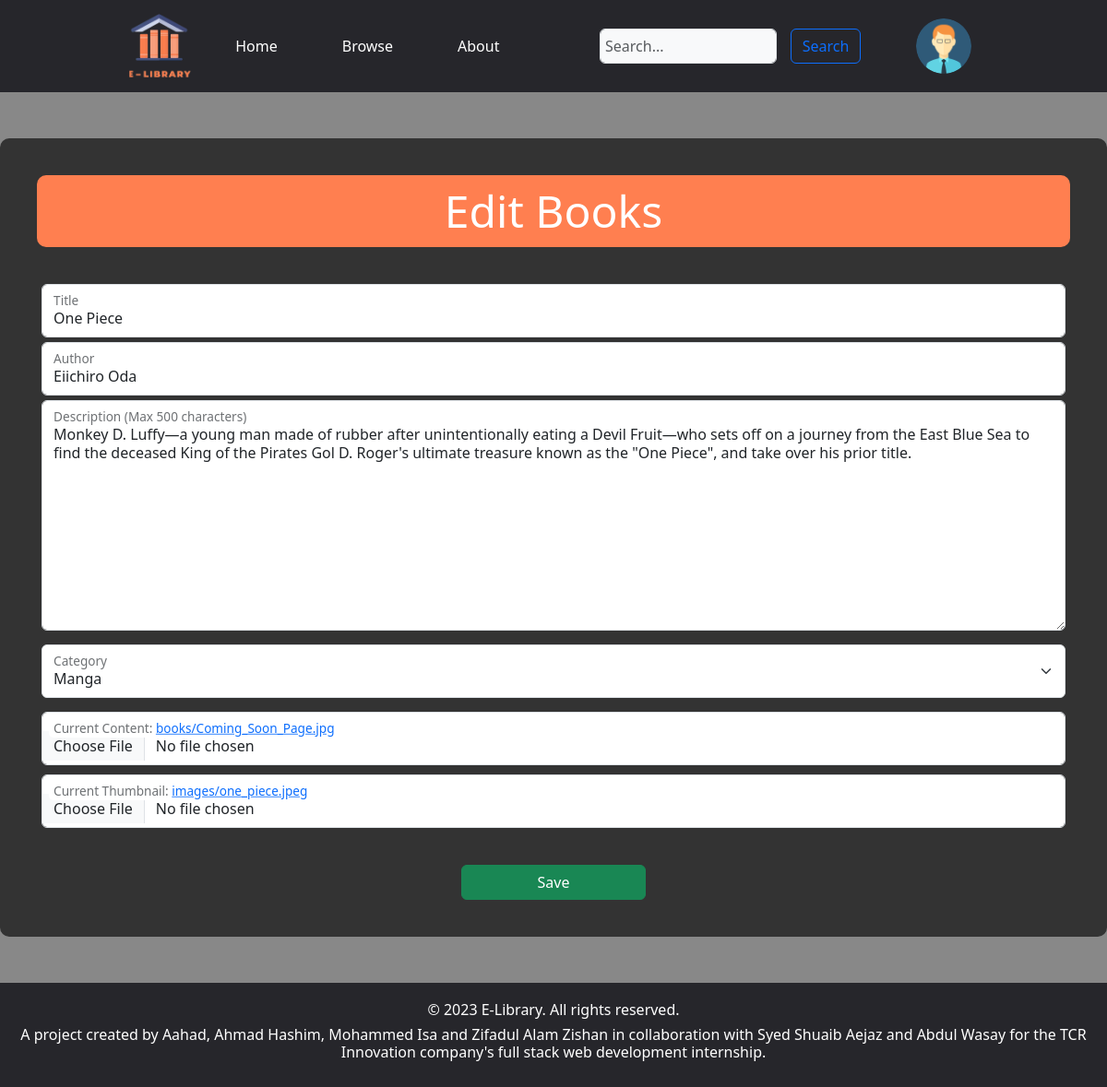
Page /edit_book/1 (signed in) on the committed database.
### account/models.py (models this page shows, shortened)
class UserProfile(models.Model):
    user = models.OneToOneField(User, on_delete = models.CASCADE)
    profile_picture = models.ImageField(default = "images/profile_pictures/default_pfp.png", upload_to = "images/profile_pictures")
    @receiver(pre_delete, sender = User)
    def delete_user_profile(sender, instance, **kwargs):
        try:
            profile = UserProfile.objects.get(user=instance)
            profile.delete()
        except UserProfile.DoesNotExist:
            pass
    pre_delete.connect(delete_user_profile, sender = User)

### home/models.py (models this page shows, shortened)
class Books(models.Model):
    title = models.CharField(max_length = 255, null = False, blank = False)
    content = models.FileField(default = 'books/Coming_Soon_Page.jpg', upload_to = 'books/')
    summary = models.TextField(max_length = 500)
    author = models.CharField(max_length = 150)
    category = models.ForeignKey('Categories', on_delete = models.SET_NULL, null=True)
    thumbnail = models.ImageField(default = 'images/book_cover_not_available.jpg', upload_to = 'images/')

### account/views.py (the view)
# urls.py: path('edit_book/<int:book_id>', account.views.edit_book, name = "edit_book"),
def edit_book(request, book_id):
    categories = Categories.objects.all()
    book = get_object_or_404(Books, id = book_id)
    if request.method == 'POST':
        edit_form = EditBookForm(request.POST, request.FILES, instance = book)
        old_content = book.content
        old_thumbnail = book.thumbnail
        if edit_form.is_valid():
            if 'content' in request.FILES:
                new_content = request.FILES['content']
                if book.content:
                    os.remove(old_content.path)
                book.content = new_content
            if 'thumbnail' in request.FILES:
                new_thumbnail = request.FILES['thumbnail']
                if book.thumbnail:
                    os.remove(old_thumbnail.path)
                book.thumbnail = new_thumbnail
            book.save()
            messages.success(request, "Successfully saved changes to " + book.title + "!")
            return redirect('manage_books')
    else:
        edit_form = EditBookForm(instance = book)
    return render(request, 'account/edit_book.html', {'book': book, 'edit_form': edit_form, 'categories': categories})

### account/forms.py
class EditBookForm(forms.ModelForm):
    class Meta:
        model = Books
        fields = ['title', 'author', 'summary', 'content', 'category', 'thumbnail']
    def __init__(self, *args, **kwargs):
        super().__init__(*args, **kwargs)
        self.fields['category'].queryset = Categories.objects.all()

### account/templates/account/edit_book.html (shortened to what this page needs)
{% extends 'base.html' %}
{% block content %}
<div class = "edit-form-body">
    <h1 class = "title">Edit Books</h1>
    <div id = "editForm" class="form-container">
        <form method = "POST" enctype = "multipart/form-data">
            <div class = "form-floating"  style = "margin: 5px;">
                <input type = "text" name = "title" class = "form-control" id = "floatingInput" value = "{{ book.title }}" required>
                <label for = "floatingInput">Title</label>
            </div>
            <div class = "form-floating"  style = "margin: 5px;">
                <input type = "text" name = "author" class = "form-control" id = "floatingInput" value = "{{ book.author }}">
                <label for = "floatingInput">Author</label>
            </div>
            <div class = "form-floating"  style = "margin: 5px;">
                <textarea name = "summary" class = "form-control" id = "floatingInput" style = "height: 250px;" maxlength = "500">{{ book.summary }}</textarea>
                <label for = "floatingInput">Description (Max 500 characters)</label>
            </div>
            <div class = "form-floating" style = "margin: 15px 5px;">
                <select name = "category" class = "form-select" id = "category" required>
                    {% for category in categories %}
                        {% if category.name == book.category.name %}
                            <option value = "{{ category.pk }}" selected>{{ category.name }}</option>
                        {% else %}
                            <option value = "{{ category.pk }}">{{ category.name }}</option>
                        {% endif %}
                    {% endfor %}
                </select>
                <label for = "category">Category</label>
            </div>
            <div class = "form-floating" style = "margin: 10px 5px;">
                <input type = "file" name = "content" class = "form-control" id = "floatingContent" accept = ".pdf">
                <label for = "floatingContent">Current Content: <a href="{{ book.content.url }}" target = "_blank">{{ book.content.name }}</a></label>
            </div>
            <div class = "form-floating" style = "margin: 10px 5px;">
                <input type = "file" name = "thumbnail" class = "form-control" id = "floatingThumbnail" accept = "image/*">
                <label for = "floatingThumbnail">Current Thumbnail: <a href="{{ book.thumbnail.url }}" target = "_blank">{{ book.thumbnail.name }}</a></label>
            </div>
            <button type = "submit" class = "btn btn-success" style = "margin-top: 30px; width: 200px;">Save</button>
        </form>
    </div>
</div>
{% endblock %}

### static/templates/base.html (shortened to what this page needs)
{% load static %}
<!DOCTYPE html>
<html lang="en">
<head>
  <link href="https://cdn.jsdelivr.net/npm/bootstrap@5.3.2/dist/css/bootstrap.min.css" rel="stylesheet">
</head>
<body>
  <div class = "main-website-content">
    <header>
      <div class = "navbar">
        <div class = "navbar-logo">
          <a href = "{% url 'home' %}">
            <img src = "{% static 'logo.png' %}" height = 70px>
          </a>
        </div>
        <ul class = "navbar-tabs">
          <li><a href = "{% url 'home' %}" style = "text-decoration: none; color: #fff;">Home</a></li>
          <li><a href = "{% url 'browse' %}" style = "text-decoration: none; color: #fff;">Browse</a></li>
            <li><a href = "{% url 'about' %}" style = "text-decoration: none; color: #fff;">About</a></li>
        </ul>
        <form method = "GET" action = "{% url 'browse_paginated' 1 %}" class = "navbar-search">
          <input type = "text" name = "query" class = "form-control form-control-dark text-bg-light" placeholder = "Search..." aria-label="Search">
          <button type = "submit" class = "search-button btn btn-outline-primary">Search</button>
        </form>
        <div class = "navbar-profile-icon">
          {% if user.is_staff %}
          <div class = "action">
            <div class = "profile" onclick = "menuToggle()">
              <img src = "{{ user.userprofile.profile_picture.url }}">
            </div>
          </div>
          {% else %}
          <a href = "{% url 'login' %}" class = "btn btn-outline-light me-1">Login</a>
          <a href = "{% url 'signup' %}" class = "btn btn-warning">Signup</a>
          {% endif %}
        </div>
      </div>
    </header>
    <div>
        {% block content %}
        {% endblock %}
    </div>
  </div>
</body>
<footer>
  <div class = "foot ">
    <h5>&copy 2023 E-Library. All rights reserved.</h5>
    <h6>A project created by Aahad, Ahmad Hashim, Mohammed Isa and Zifadul Alam Zishan in collaboration with Syed Shuaib Aejaz and Abdul Wasay for the TCR Innovation company's full stack web development internship.</h6>
  </div>
</footer>
</html>

### static/templates/base.html (style rules this page uses)
body { background-color: #888; display: flex; flex-direction: column; min-height: 100vh; }
.main-website-content { flex: 1; }
.foot { background-color: #26262b; color: #fff; width: 100%; position: static; bottom: 0; min-height: 100px; text-align: center; padding: 20px; }
.foot h5 { font-size: 16px; }
.foot h6 { font-size: 14; }
.navbar { background-color: #26262b; display: flex; justify-content: space-between; align-items: center; width: 100%; min-height: 100px; padding-right: 15px; padding-left: 15px; margin-right: auto; margin-left: auto; }
.navbar-logo { display: flex; flex: 0.5; justify-content: right; }
.navbar-logo img { display: inline-block; vertical-align: middle; }
.navbar-tabs { display: flex; justify-content: center; list-style: none; padding: 0; margin: 0; flex: 1; }
.navbar-tabs li { display: inline-block; margin-right: 50px; }
.navbar-tabs a { padding: 10px; border-radius: 5px; }
.navbar-tabs li:last-child { margin-right: 0px; }
.navbar-search { display: flex; flex: 1; justify-content: center; padding: 5px 10px; width: 50%; }
.navbar-search input { width: 50%; padding: 5px; }
.search-button { margin-left: 15px; }
.navbar-profile-icon { flex: 0.5; }
.action { position: relative; top: 0px; right: 0px; z-index: 1; }
.action .profile { position: relative; width: 60px; height: 60px; border-radius: 50%; overflow: hidden; cursor: pointer; }
.action .profile img { position: absolute; top: 0; left: 0; width: 100%; height: 100%; object-fit: cover; }

### account/templates/account/edit_book.html (style rules this page uses)
.edit-form-body { background-color: #333; margin: 50px auto; border-radius: 10px; max-width: 1600px; height: auto; padding: 40px; }
.title { color: #fff; font-size: 48px; margin-bottom: 40px; background-color: coral; text-align: center; border-radius: 10px; padding: 10px; }
.form-container { text-align: center; }

### rows in the picture
Books: title "One Piece", author "Eiichiro Oda", summary "Monkey D. Luffy—a young man made of rubber after unintentionally eating a Devil Fruit—who sets off on a journey from the East Blue Sea to find the deceased King of the Pirates Gol D. Roger's ultimate treasure known as the \"One Piece\", and take over his prior title."

### other values in the picture
form field category "Manga"
